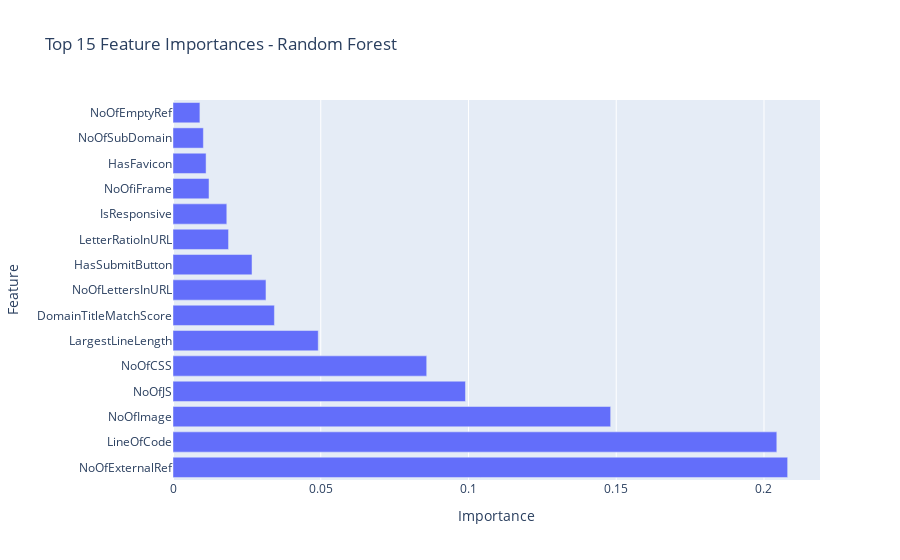

Here is the notebook cell this chart was saved with:
### Markdown cell above
### Feature Importance For Random Forest Model - Iteration 2

### Code cell
from sklearn.ensemble import RandomForestClassifier
import plotly.express as px
import pandas as pd

# Using the 2nd iteration model to extract features
rf_model = rf_grid.best_estimator_.named_steps['clf']
importances = rf_model.feature_importances_
features = X.columns

rf_fi = pd.DataFrame({'Feature': features, 'Importance': importances})
rf_fi = rf_fi.sort_values(by='Importance', ascending=True)

fig = px.bar(rf_fi.tail(15), x='Importance', y='Feature', orientation='h', 
             title='Top 15 Feature Importances - Random Forest')
fig.update_layout(yaxis=dict(autorange='reversed'))
fig.show()

### Figure 1 — Plotly figure (JSON) as saved in the notebook; plotly's stock layout.template omitted (floating-point values rounded to 4 significant figures)
{"data": [{"alignmentgroup": "True", "hovertemplate": "Importance=%{x}<br>Feature=%{y}<extra></extra>", "legendgroup": "", "marker": {"color": "#636efa", "pattern": {"shape": ""}}, "name": "", "offsetgroup": "", "orientation": "h", "showlegend": false, "textposition": "auto", "type": "bar", "x": [0.009104, 0.01028, 0.0112, 0.01219, 0.01821, 0.0188, 0.02675, 0.03147, 0.03432, 0.04916, 0.08586, 0.09898, 0.1481, 0.2043, 0.208], "xaxis": "x", "y": ["NoOfEmptyRef", "NoOfSubDomain", "HasFavicon", "NoOfiFrame", "IsResponsive", "LetterRatioInURL", "HasSubmitButton", "NoOfLettersInURL", "DomainTitleMatchScore", "LargestLineLength", "NoOfCSS", "NoOfJS", "NoOfImage", "LineOfCode", "NoOfExternalRef"], "yaxis": "y"}], "layout": {"barmode": "relative", "legend": {"tracegroupgap": 0}, "title": {"text": "Top 15 Feature Importances - Random Forest"}, "xaxis": {"anchor": "y", "domain": [0, 1], "title": {"text": "Importance"}}, "yaxis": {"anchor": "x", "autorange": "reversed", "domain": [0, 1], "title": {"text": "Feature"}}}}
